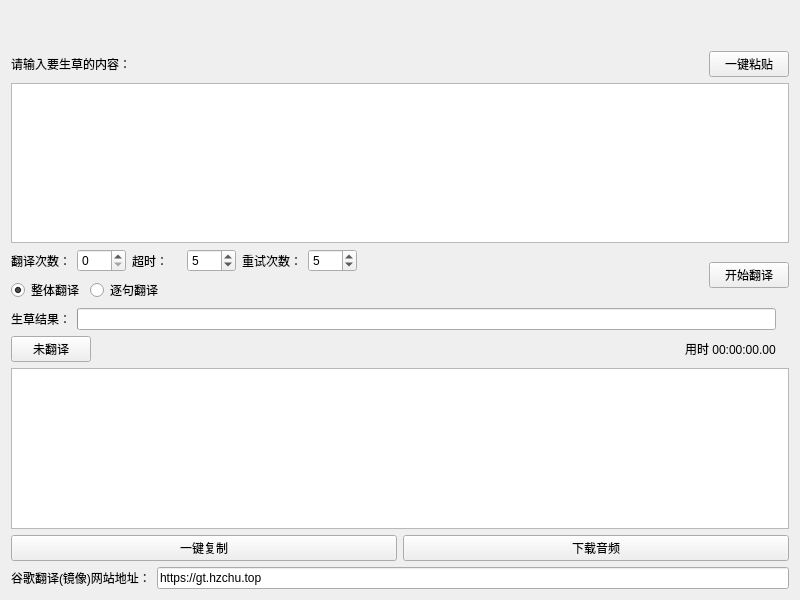
<?xml version="1.0" encoding="UTF-8"?>
<ui version="4.0">
 <class>Form</class>
 <widget class="QWidget" name="Form">
  <property name="geometry">
   <rect>
    <x>0</x>
    <y>0</y>
    <width>800</width>
    <height>600</height>
   </rect>
  </property>
  <property name="windowTitle">
   <string>Form</string>
  </property>
  <layout class="QGridLayout" name="gridLayout_13">
   <item row="0" column="0">
    <spacer name="horizontalSpacer_5">
     <property name="orientation">
      <enum>Qt::Horizontal</enum>
     </property>
     <property name="sizeHint" stdset="0">
      <size>
       <width>40</width>
       <height>20</height>
      </size>
     </property>
    </spacer>
   </item>
   <item row="2" column="0">
    <layout class="QGridLayout" name="gridLayout_12">
     <item row="0" column="0">
      <layout class="QGridLayout" name="gridLayout">
       <item row="0" column="0">
        <widget class="TitleLabel" name="TitleLabel">
         <property name="text">
          <string>请输入要生草的内容：</string>
         </property>
        </widget>
       </item>
       <item row="0" column="1">
        <spacer name="horizontalSpacer">
         <property name="orientation">
          <enum>Qt::Horizontal</enum>
         </property>
         <property name="sizeHint" stdset="0">
          <size>
           <width>40</width>
           <height>20</height>
          </size>
         </property>
        </spacer>
       </item>
       <item row="0" column="2">
        <widget class="PushButton" name="PushButton_ctrl_v">
         <property name="text">
          <string>一键粘贴</string>
         </property>
         <property name="hasIcon" stdset="0">
          <bool>true</bool>
         </property>
        </widget>
       </item>
      </layout>
     </item>
     <item row="1" column="0">
      <widget class="PlainTextEdit" name="PlainTextEdit_input"/>
     </item>
     <item row="2" column="0">
      <layout class="QGridLayout" name="gridLayout_5">
       <item row="0" column="0">
        <layout class="QGridLayout" name="gridLayout_4">
         <item row="0" column="0">
          <layout class="QGridLayout" name="gridLayout_2">
           <item row="0" column="3">
            <widget class="SpinBox" name="SpinBox_timeout">
             <property name="value">
              <number>5</number>
             </property>
            </widget>
           </item>
           <item row="0" column="2">
            <widget class="SubtitleLabel" name="SubtitleLabel_2">
             <property name="text">
              <string>超时：</string>
             </property>
            </widget>
           </item>
           <item row="0" column="1">
            <widget class="SpinBox" name="SpinBox_times"/>
           </item>
           <item row="0" column="0">
            <widget class="SubtitleLabel" name="SubtitleLabel">
             <property name="text">
              <string>翻译次数：</string>
             </property>
            </widget>
           </item>
           <item row="0" column="4">
            <widget class="SubtitleLabel" name="SubtitleLabel_4">
             <property name="text">
              <string>重试次数：</string>
             </property>
            </widget>
           </item>
           <item row="0" column="5">
            <widget class="SpinBox" name="SpinBox_retry">
             <property name="value">
              <number>5</number>
             </property>
            </widget>
           </item>
          </layout>
         </item>
         <item row="1" column="0">
          <layout class="QGridLayout" name="gridLayout_3">
           <item row="0" column="0">
            <widget class="RadioButton" name="RadioButton_together">
             <property name="text">
              <string>整体翻译</string>
             </property>
             <property name="checked">
              <bool>true</bool>
             </property>
            </widget>
           </item>
           <item row="0" column="1">
            <widget class="RadioButton" name="RadioButton_sentences">
             <property name="text">
              <string>逐句翻译</string>
             </property>
            </widget>
           </item>
           <item row="0" column="2">
            <spacer name="horizontalSpacer_2">
             <property name="orientation">
              <enum>Qt::Horizontal</enum>
             </property>
             <property name="sizeHint" stdset="0">
              <size>
               <width>40</width>
               <height>20</height>
              </size>
             </property>
            </spacer>
           </item>
          </layout>
         </item>
        </layout>
       </item>
       <item row="0" column="1">
        <spacer name="horizontalSpacer_3">
         <property name="orientation">
          <enum>Qt::Horizontal</enum>
         </property>
         <property name="sizeHint" stdset="0">
          <size>
           <width>40</width>
           <height>20</height>
          </size>
         </property>
        </spacer>
       </item>
       <item row="0" column="2">
        <widget class="PrimaryPushButton" name="PrimaryPushButton_start">
         <property name="text">
          <string>开始翻译</string>
         </property>
         <property name="hasIcon" stdset="0">
          <bool>true</bool>
         </property>
        </widget>
       </item>
      </layout>
     </item>
     <item row="3" column="0">
      <layout class="QGridLayout" name="gridLayout_11">
       <item row="0" column="0">
        <layout class="QGridLayout" name="gridLayout_10">
         <item row="0" column="0">
          <layout class="QGridLayout" name="gridLayout_6">
           <item row="0" column="1">
            <widget class="TitleLabel" name="TitleLabel_4">
             <property name="text">
              <string>生草结果：</string>
             </property>
            </widget>
           </item>
           <item row="0" column="2">
            <widget class="ProgressBar" name="ProgressBar">
             <property name="font">
              <font>
               <pointsize>9</pointsize>
               <weight>50</weight>
               <bold>false</bold>
              </font>
             </property>
            </widget>
           </item>
          </layout>
         </item>
         <item row="1" column="0">
          <layout class="QGridLayout" name="gridLayout_7">
           <item row="0" column="2">
            <widget class="SubtitleLabel" name="SubtitleLabel_timer">
             <property name="text">
              <string>用时 00:00:00.00</string>
             </property>
            </widget>
           </item>
           <item row="0" column="1">
            <spacer name="horizontalSpacer_4">
             <property name="orientation">
              <enum>Qt::Horizontal</enum>
             </property>
             <property name="sizeHint" stdset="0">
              <size>
               <width>40</width>
               <height>20</height>
              </size>
             </property>
            </spacer>
           </item>
           <item row="0" column="0">
            <widget class="TransparentPushButton" name="TransparentPushButton_info">
             <property name="text">
              <string>未翻译</string>
             </property>
            </widget>
           </item>
          </layout>
         </item>
        </layout>
       </item>
       <item row="0" column="1">
        <widget class="ImageLabel" name="ImageLabel"/>
       </item>
      </layout>
     </item>
     <item row="4" column="0">
      <widget class="PlainTextEdit" name="PlainTextEdit_output">
       <property name="readOnly">
        <bool>true</bool>
       </property>
      </widget>
     </item>
     <item row="5" column="0">
      <layout class="QGridLayout" name="gridLayout_8">
       <item row="0" column="0">
        <widget class="PushButton" name="PushButton_ctrl_c">
         <property name="text">
          <string>一键复制</string>
         </property>
         <property name="hasIcon" stdset="0">
          <bool>true</bool>
         </property>
        </widget>
       </item>
       <item row="0" column="1">
        <widget class="PushButton" name="PushButton_download_mp3">
         <property name="text">
          <string>下载音频</string>
         </property>
         <property name="hasIcon" stdset="0">
          <bool>true</bool>
         </property>
        </widget>
       </item>
      </layout>
     </item>
     <item row="6" column="0">
      <layout class="QGridLayout" name="gridLayout_9">
       <item row="0" column="0">
        <widget class="SubtitleLabel" name="SubtitleLabel_3">
         <property name="text">
          <string>谷歌翻译(镜像)网站地址：</string>
         </property>
        </widget>
       </item>
       <item row="0" column="1">
        <widget class="LineEdit" name="LineEdit_url_base">
         <property name="text">
          <string>https://gt.hzchu.top</string>
         </property>
        </widget>
       </item>
      </layout>
     </item>
    </layout>
   </item>
   <item row="1" column="0">
    <spacer name="horizontalSpacer_6">
     <property name="orientation">
      <enum>Qt::Horizontal</enum>
     </property>
     <property name="sizeHint" stdset="0">
      <size>
       <width>40</width>
       <height>20</height>
      </size>
     </property>
    </spacer>
   </item>
  </layout>
 </widget>
 <customwidgets>
  <customwidget>
   <class>PushButton</class>
   <extends>QPushButton</extends>
   <header>qfluentwidgets</header>
  </customwidget>
  <customwidget>
   <class>PrimaryPushButton</class>
   <extends>PushButton</extends>
   <header>qfluentwidgets</header>
  </customwidget>
  <customwidget>
   <class>RadioButton</class>
   <extends>QRadioButton</extends>
   <header>qfluentwidgets</header>
  </customwidget>
  <customwidget>
   <class>TransparentPushButton</class>
   <extends>PushButton</extends>
   <header>qfluentwidgets</header>
  </customwidget>
  <customwidget>
   <class>SubtitleLabel</class>
   <extends>QLabel</extends>
   <header>qfluentwidgets</header>
  </customwidget>
  <customwidget>
   <class>TitleLabel</class>
   <extends>QLabel</extends>
   <header>qfluentwidgets</header>
  </customwidget>
  <customwidget>
   <class>ImageLabel</class>
   <extends>QLabel</extends>
   <header>qfluentwidgets</header>
  </customwidget>
  <customwidget>
   <class>ProgressBar</class>
   <extends>QProgressBar</extends>
   <header>qfluentwidgets</header>
  </customwidget>
  <customwidget>
   <class>LineEdit</class>
   <extends>QLineEdit</extends>
   <header>qfluentwidgets</header>
  </customwidget>
  <customwidget>
   <class>PlainTextEdit</class>
   <extends>QPlainTextEdit</extends>
   <header>qfluentwidgets</header>
  </customwidget>
  <customwidget>
   <class>SpinBox</class>
   <extends>QSpinBox</extends>
   <header>qfluentwidgets</header>
  </customwidget>
 </customwidgets>
 <resources/>
 <connections/>
</ui>
